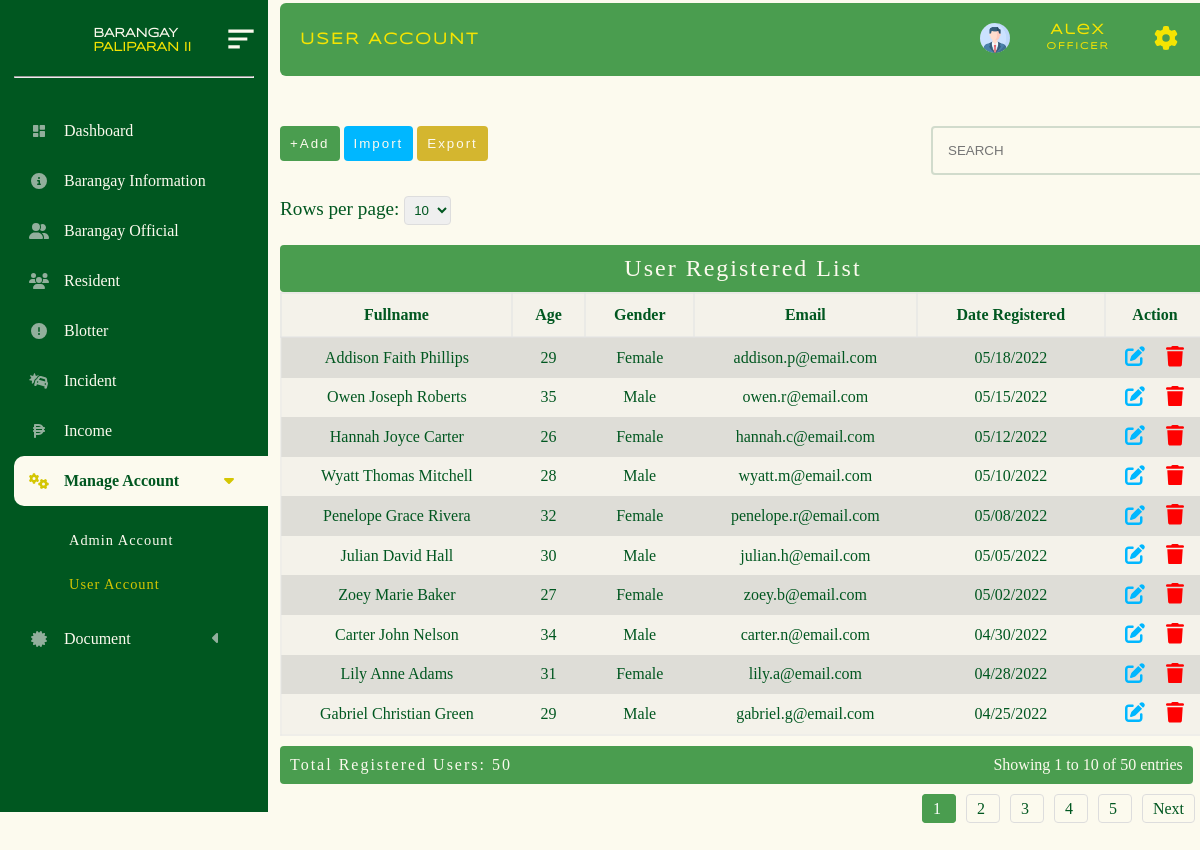
The page /administrator/admin_panel/user_registered.php (signed in) on the database its author committed.
### tables this page shows
CREATE TABLE `barangay_information` (
  `barangay_name` varchar(200) NOT NULL,
  `municipality` varchar(200) NOT NULL,
  `address` varchar(200) NOT NULL,
  `phone_no` varchar(200) NOT NULL,
  `email` varchar(200) NOT NULL,
  `id` int(11) NOT NULL,
  `logo` varchar(200) NOT NULL,
  `barangay_image` varchar(200) NOT NULL
);

CREATE TABLE `user_account` (
  `firstname` varchar(200) NOT NULL,
  `middlename` varchar(200) NOT NULL,
  `lastname` varchar(200) NOT NULL,
  `email` varchar(200) NOT NULL,
  `password` varchar(200) NOT NULL,
  `gender` varchar(200) NOT NULL,
  `age` int(11) NOT NULL,
  `birthday` date NOT NULL,
  `date_registered` date NOT NULL,
  `house_no` varchar(200) NOT NULL,
  `sitio_pook` varchar(200) NOT NULL,
  `contact_no` varchar(200) NOT NULL,
  `profile` varchar(200) NOT NULL,
  `user_id` int(11) NOT NULL
);

### administrator/admin_panel/user_register_folder/table.php (the view, shortened to what this page needs)
<!DOCTYPE html>
<html lang="en">
<head>
</head>
<body>
    <?php
    require("../../database/conn_db.php");
    $page = isset($_GET['page']) ? max(1, (int)$_GET['page']) : 1;
    $limit = isset($_GET['limit']) ? max(1, (int)$_GET['limit']) : 10;
    $offset = ($page - 1) * $limit;
    $countQuery = "SELECT COUNT(*) AS total FROM user_account";
    $countResult = $conn->query($countQuery);
    $totalRows = $countResult->fetch_assoc()['total'];
    $totalPages = max(1, ceil($totalRows / $limit));
    $startRow = ($page - 1) * $limit + 1;
    $endRow = min($page * $limit, $totalRows);
    $sql = "SELECT * FROM user_account ORDER BY user_id DESC LIMIT $limit OFFSET $offset";
    $result = $conn->query($sql);
    ?>
    <?php if ($result->num_rows > 0): ?>
    <div class="limit-selector">
        <form method="GET" action="">
            <label for="limit">Rows per page:</label>
            <select name="limit" id="limit" onchange="this.form.submit()">
                <option value="10" <?php if ($limit == 10) echo 'selected'; ?>>10</option>
            </select>
        </form>
    </div>
    <table>
        <caption>User Registered List</caption>
        <tr>
            <th>Fullname</th>
            <th>Age</th>
            <th>Gender</th>
            <th>Email</th>
            <th>Date Registered</th>
            <th>Action</th>
        </tr>
        <?php
        while($row = $result->fetch_assoc()) {
            $firstname =$row["firstname"];
            $middlename =$row["middlename"];
            $lastname =$row["lastname"];
            $gender =$row["gender"];
            $age =$row["age"];
            $email =$row["email"];
            $date_registered=$row["date_registered"];
        ?>
        <tr class="table_hover">
            <td><?php echo $firstname . " " . $middlename . " " . $lastname; ?></td>
            <td><?php echo $age; ?></td>
            <td><?php echo $gender; ?></td>
            <td><?php echo $email; ?></td>
            <td><?php echo date('m/d/Y', strtotime($date_registered)); ?></td>
            <td>
                <div id="form_up_del_official">
                    <button id="update_official_btn" class="update_btn_register" data-id="<?php echo $row["user_id"]; ?>">
                    </button>
                    <button id="delete_official_btn" class="delete_btn_blotter_user" data-id="<?php echo $row["user_id"]; ?>">
                    </button>
                </div>
            </td>
        </tr>
        <?php } ?>
    </table>
    <div class="table-footer">
        <div class="total-count">Total Registered Users: <?php echo $totalRows; ?></div>
        <div class="pagination-info">
            Showing <?php echo $startRow; ?> to <?php echo $endRow; ?> of <?php echo $totalRows; ?> entries
        </div>
    </div>
    <div class="pagination">
        <?php for ($i = 1; $i <= $totalPages; $i++): ?>
            <a href="?page=<?php echo $i; ?>&limit=<?php echo $limit; ?>" class="<?php echo $i == $page ? 'active' : ''; ?>">
                <?php echo $i; ?>
            </a>
        <?php endfor; ?>
        <?php if ($page < $totalPages): ?>
            <a href="?page=<?php echo $page + 1; ?>&limit=<?php echo $limit; ?>">Next</a>
        <?php endif; ?>
    </div>
    <?php endif; ?>
            <?php include("user_register_folder/update_user.php"); ?>
</body>
</html>

### administrator/admin_panel/user_registered.php (shortened to what this page needs)
<!DOCTYPE html>
<html lang="en">
<head>
    <link rel = "stylesheet" href = "style.css/mian.stylecss.css"/>
    <link rel = "stylesheet" href = "style.css/user.registration.css"/>
    <link rel = "stylesheet" href = "style.css/reposive_main.css"/>
    <link rel="stylesheet" href="https://cdnjs.cloudflare.com/ajax/libs/font-awesome/6.7.2/css/all.min.css" />
</head>
</head>
<body>
<?php
        require('select_data_db.php');
    ?>
    <div class = "sidebar">
    <div class = "logo_content">
                    <div class = "logo">
                        <div class = "logo_name">BARANGAY <span style = "color:#F5E402;" >
                        <?php
                        $sqls = "SELECT * FROM barangay_information";
                        $result = mysqli_query($conn, $sqls);
                        if (mysqli_num_rows($result) > 0){
                        $row = mysqli_fetch_array($result);
                        echo  $row['barangay_name'] ;
                        }
                         ?>
                         </span>
        </div>
        </div>
            <span id = "btn_menu">
            <svg xmlns="http://www.w3.org/2000/svg"  viewBox="0 0 24 24" ;transform: ;msFilter:;><path d="M4 11h12v2H4zm0-5h16v2H4zm0 12h7.235v-2H4z"></path></svg>
            </span>
           <hr><br>
        </div>
            <ul class = "nav_list">
                    <li>
                        <a href="dashboard.php" >
                        <span class = "link_name">Dashboard</span></a>
                    </li>
                    <li>
                        <a href="brgy_info.php">
                        <span class = "link_name">Barangay Information</span></a>
                    </li>
                    <li>
                        <a href="brgy_official.php">
                        <span class = "link_name">Barangay Official</span></a>
                    </li>
                    <li>
                        <a href="resident.php">
                        <span class = "link_name">Resident</span></a>
                    </li>
                    <li>
                        <a href="blotter.php">
                        <span class = "link_name">Blotter</span></a>
                    </li>
                    <li>
                        <a href="incident.php">
                        <span class = "link_name">Incident</span></a>
                    </li>
                    <li>
                        <a href="revenue.php">
                        <span class = "link_name">Income</span></a>
                    </li>
                    <li>
                        <a href="manage_account.php" id = "selected">
                        <span class = "link_name">Manage Account</span></a>
                    </li>
                    <div class = "sub_certification_folder">
                        <a href = "administrator_account.php" id = "admin_manage" type ="button" >Admin Account</a><br>
                        <a href="user_registered.php" style = "color:#d4c603;" id = "end_user" >User Account</a>
                    </div>
                    <li>
                        <a href="certificate.php">
                        <span class = "link_name">Document</span></a>
                    </li>
            </ul>
        </div>
        <div class = "dashboard_content">
                <div class = "text">
                    <h1>USER ACCOUNT</h1>
                    <div class = "setting">
                         <div>
                        <img src="../../asset/image/admin/" alt="" id = "admin_profile">
                        </div>
                        <div>
                            <p id = "username_admin">Admin</p>
                            <p id = "user_type" style = "font-size:0.6rem;">ADMINISTRATOR</p>
                        </div>
                        <div class = "svg">
                        </div>
                    </div>
                  </div>
                <div class = "main_content">
                                        <button id = "create_registered">+Add</button>
                                        <button id = "create_import" style = "background-color:rgb(0, 183, 255);">Import</button>
                                <a href="/BIS/administrator/admin_panel/user_register_folder/export.php"><button id = "create_import" style = "background-color:#d4b62f;">Export</button></a>
                                        <input type="text" id = "live_search" placeholder = "SEARCH">
                 </div>
                                    <?php include('./user_register_folder/import_temp.php')?>
                                    <?php   include('./user_register_folder/add_user.php'); ;?>
                          <div  id = "searchresult" class = "table_div">
                                <?php include('./user_register_folder/table.php'); ?>
                        </div>
                </div>
</body>
</html>

### administrator/admin_panel/style.css/mian.stylecss.css (style rules this page uses)
* { margin: 0px; padding: 0px; box-sizing: content-box; list-style-type: none ; }
html { scroll-behavior: smooth; }
:root { --bg-color: #FCFAEE; --2nd-bg-color:#4A9D4f; --sub-bg-color: #005720 ; --1st-text-color: #005720 ; --2nd-text-color: rgb(53, 53, 53); --3rd-text-color: #FCFAEE; --btn-color: #F5E402; --other-color :rgb(0, 183, 255); }
#selected { background-color: var(--bg-color); color: var(--1st-text-color); font-weight: 600; }
#selected svg { fill: #d4c603; }
#selected .svg_arrow { fill: #d4c603; position: relative; left: 60px; top: 2px; transform: rotate(0deg); }
.nav_list .sub_certification_folder { padding: 10px 5px 10px 50px; text-align: left; font-size: 2rem; }
#admin_manage,#end_user { padding: 5px; letter-spacing: 1px; line-height: 40px; font-family: "sub_text"; border: none; background-color: transparent; font-size: 0.9rem; color: var(--bg-color); cursor: pointer; text-decoration: none; }
body { background-color: var(--bg-color); position: relative; min-height: 100%; width: 100%; overflow: scroll; overflow-x: hidden; }
.sidebar { height: 100vh; width: 240px; position: fixed; top: 0; left: 0; background-color: #005720; padding: 6px 14px; transition: all 0.5s ease; overflow-y: hidden; }
.nav_list { margin-bottom: 100px; }
.nav_list li a svg { height: 20px; }
.sidebar .logo_content .logo { color: var(--bg-color); display: flex; height: 50px; width: 100%; align-items: center; font-size: 1.5rem; padding: 10px; }
.logo_content .logo .logo_name { font-family: "main_text"; font-weight: 600; font-size: 0.8rem; }
.sidebar #btn_menu svg { fill: var(--bg-color); position: absolute; left: 90%; top: 20px; width:38px; height: 38px; text-align: center; line-height: 50px; transform: translate(-50%); cursor: pointer; }
.sidebar ul { margin-top: 10px; }
.sidebar ul li { position: relative; height: 50px; list-style: none; line-height: 50px; }
.sidebar ul li a { color: var(--bg-color); display: flex; align-items: center; text-decoration: none; transition: all 0.4s ease; border-radius: 10px; font-family: "sub_text"; font-weight: 300; width: 110%; }
.sidebar .link_name { opacity: 1; pointer-events: none; }
.sidebar ul li a svg { height: 16px; min-width: 50px; fill: #dddddda9; }
.sidebar ul li a .svg_arrow { fill: #dddddda9; position: relative; left: 60px; top: 2px; transform: rotate(90deg); }
.dashboard_content { position: absolute; height: 100%; width: calc(100% - 240px); left: 240px; }
.dashboard_content .text { font-size: 16px; font-weight: 500; color: #F5E402; margin: 20px 0px 0px 40px; font-family: "main_text"; font-weight: 700; transition: all 0.5s ease; background-color: #4A9D4f; padding: 20px 20px 20px 20px; margin-top: 3px; width: 75vw; border-radius: 6px; letter-spacing: 2px; display: flex; justify-content: space-between; align-items: center; font-size: 0.5rem; }
.dashboard_content .text .setting { display: flex; justify-content: space-around; width: 250px; align-items: center; font-size: 0.6rem; }
.dashboard_content .text .setting img { width: 30px; height: 30px; border-radius: 50%; }
.dashboard_content .text .setting .svg { width: 24px; fill: #F5E402 ; cursor: pointer; }
.dashboard_content .text .setting p { text-align: center; margin-bottom: 4px; font-size: 0.9rem; }
.dashboard_content img { width: 50%; height: 200px; margin-left: 25%; }

### administrator/admin_panel/user_register_folder/user_register.css (style rules this page uses)
* { margin: 0px; padding: 0px; box-sizing: content-box; list-style-type: none ; }
html { scroll-behavior: smooth; }
:root { --bg-color:#FCFAEE; --2nd-bg-color:#4A9D4f; --sub-bg-color: #005720 ; --1st-text-color: #005720 ; --2nd-text-color: rgb(53, 53, 53); --3rd-text-color: #FCFAEE; --btn-color: #F5E402; --other-color :rgb(0, 183, 255); }

### administrator/admin_panel/user_register_folder/import_temp.php (style rules this page uses)
* { margin: 0px; padding: 0px; box-sizing: content-box; list-style-type: none; }
:root { --bg-color: #FCFAEE; --2nd-bg-color: #4A9D4f; --sub-bg-color: #005720; --1st-text-color: #005720; --2nd-text-color: rgb(53, 53, 53); --3rd-text-color: #FCFAEE; --btn-color: #d4b62f; --other-color: rgb(0, 183, 255); }

### administrator/admin_panel/user_register_folder/table.php (style rules this page uses)
.table-footer { display: flex; justify-content: space-between; margin-top: 10px; padding: 10px; margin-left:40px; background-color:#4A9D4f; border-radius: 4px; width: 93%; }
.total-count { font-weight: 400; color:#FCFAEE; font-family:"sub_text"; letter-spacing:2px; }
.pagination-info { color: #666; color:#FCFAEE; font-family:"sub_text"; }

### rows shown on the page
barangay_information: barangay_name "PALIPARAN II"
user_account: firstname "Addison", middlename "Faith", lastname "Phillips", age "29", gender "Female", email "addison.p@email.com", date_registered "05/18/2022"
user_account: firstname "Owen", middlename "Joseph", lastname "Roberts", age "35", gender "Male", email "owen.r@email.com", date_registered "05/15/2022"
user_account: firstname "Hannah", middlename "Joyce", lastname "Carter", age "26", gender "Female", email "hannah.c@email.com", date_registered "05/12/2022"
user_account: firstname "Wyatt", middlename "Thomas", lastname "Mitchell", age "28", gender "Male", email "wyatt.m@email.com", date_registered "05/10/2022"
user_account: firstname "Penelope", middlename "Grace", lastname "Rivera", age "32", gender "Female", email "penelope.r@email.com", date_registered "05/08/2022"
user_account: firstname "Julian", middlename "David", lastname "Hall", age "30", gender "Male", email "julian.h@email.com", date_registered "05/05/2022"
user_account: firstname "Zoey", middlename "Marie", lastname "Baker", age "27", gender "Female", email "zoey.b@email.com", date_registered "05/02/2022"
user_account: firstname "Carter", middlename "John", lastname "Nelson", age "34", gender "Male", email "carter.n@email.com", date_registered "04/30/2022"
user_account: firstname "Lily", middlename "Anne", lastname "Adams", age "31", gender "Female", email "lily.a@email.com", date_registered "04/28/2022"
user_account: firstname "Gabriel", middlename "Christian", lastname "Green", age "29", gender "Male", email "gabriel.g@email.com", date_registered "04/25/2022"

### other values the page prints
$totalRows "50"
$startRow "1"
$endRow "10"
